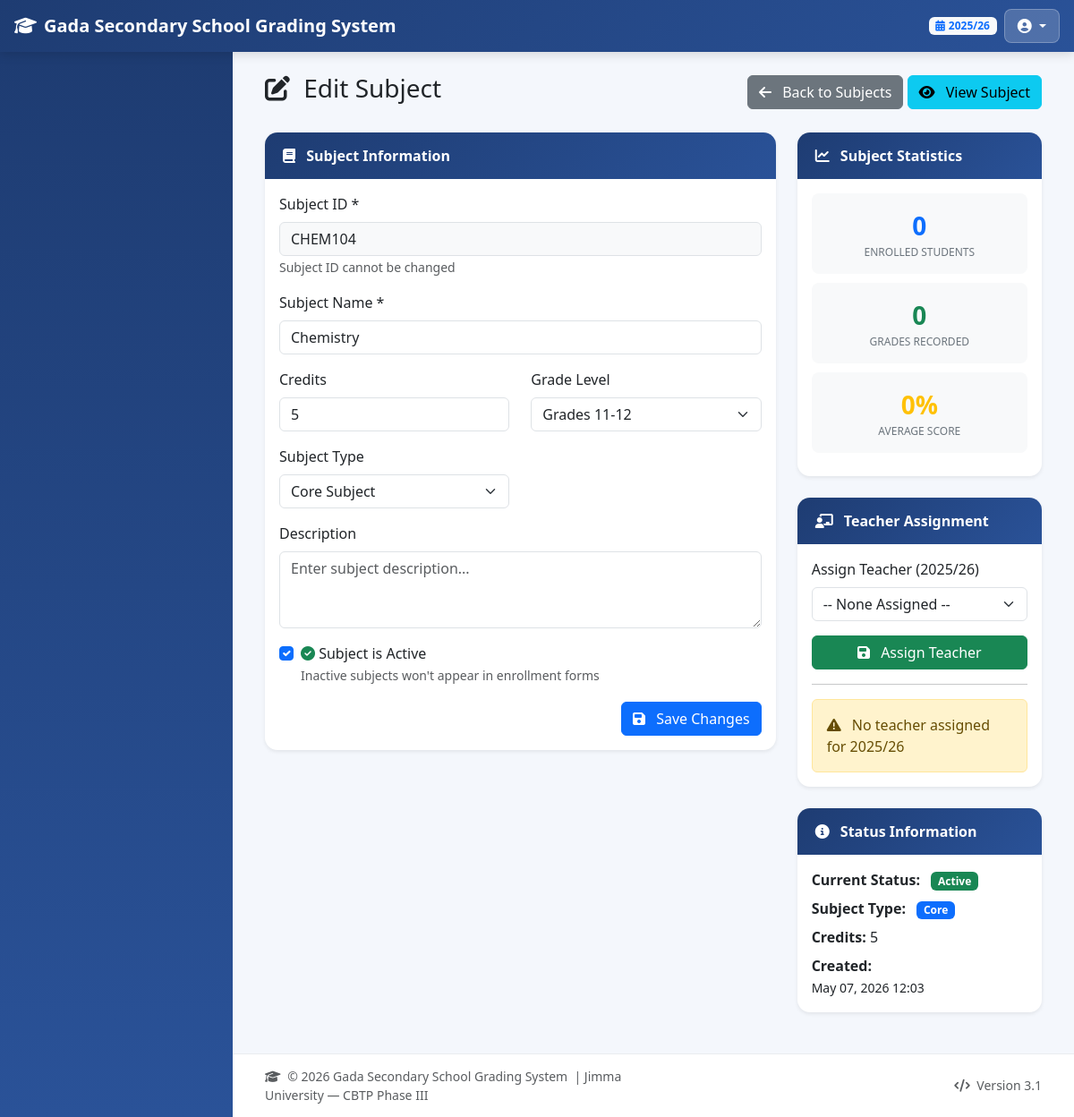
The app's page /admin/edit_subject.php?id=CHEM104 (signed in) with its own data.
### tables this page shows
CREATE TABLE subject (
    subject_id    VARCHAR(20)  PRIMARY KEY,
    subject_name  VARCHAR(100) NOT NULL,
    short_name    VARCHAR(20)  DEFAULT NULL,
    credits       INT          DEFAULT 3,
    grade_level   VARCHAR(10)  DEFAULT '9-12',
    subject_type  ENUM('core','elective','optional') DEFAULT 'core',
    description   TEXT         DEFAULT NULL,
    is_active     BOOLEAN      DEFAULT TRUE,
    created_at    TIMESTAMP    DEFAULT CURRENT_TIMESTAMP,
    INDEX idx_subject_active (is_active)
);

CREATE TABLE academic_year (
    year_id    INT          PRIMARY KEY AUTO_INCREMENT,
    year_name  VARCHAR(20)  UNIQUE NOT NULL,
    start_date DATE,
    end_date   DATE,
    is_current BOOLEAN      DEFAULT FALSE,
    is_active  BOOLEAN      DEFAULT TRUE,
    created_at TIMESTAMP    DEFAULT CURRENT_TIMESTAMP
);

### admin/edit_subject.php (the view, shortened to what this page needs)
<?php
require_once '../includes/header.php';
$conn = db();
$subject_id = isset($_GET['id']) ? $conn->real_escape_string($_GET['id']) : '';
$subjectQuery = $conn->query("SELECT * FROM subject WHERE subject_id = '$subject_id'");
if (!$subjectQuery || $subjectQuery->num_rows == 0) {
    $error = "Subject not found!";
} else {
    $subject = $subjectQuery->fetch_assoc();
}
$yearResult = $conn->query("SELECT year_id, year_name FROM academic_year WHERE is_current = 1 LIMIT 1");
if ($yearResult && $yearResult->num_rows > 0) {
    $currentYear = $yearResult->fetch_assoc();
} else {
    $currentYear = ['year_id' => 2, 'year_name' => '2025/26'];
}
$currentYearId = $currentYear['year_id'];
$assignedTeacher = $conn->query("
    SELECT t.teacher_id, u.full_name
    FROM teacher_subject ts
    JOIN teacher t ON ts.teacher_id = t.teacher_id
    JOIN users u ON t.username = u.username
    WHERE ts.subject_id = '$subject_id'
    AND ts.academic_year_id = $currentYearId
    AND ts.is_primary = 1
    LIMIT 1
");
$currentTeacher = ($assignedTeacher && $assignedTeacher->num_rows > 0) ? $assignedTeacher->fetch_assoc() : null;
$studentCountResult = $conn->query("SELECT COUNT(DISTINCT student_id) as total
                                    FROM student_subject
                                    WHERE subject_id = '$subject_id' AND is_active = 1");
$studentCount = ($studentCountResult && $studentCountResult->num_rows > 0) ? $studentCountResult->fetch_assoc()['total'] : 0;
$gradeCountResult = $conn->query("SELECT COUNT(*) as total FROM mark WHERE subject_id = '$subject_id'");
$gradeCount = ($gradeCountResult && $gradeCountResult->num_rows > 0) ? $gradeCountResult->fetch_assoc()['total'] : 0;
$avgScoreResult = $conn->query("SELECT AVG(score) as avg FROM mark WHERE subject_id = '$subject_id'");
$avgScore = ($avgScoreResult && $avgScoreResult->num_rows > 0) ? round($avgScoreResult->fetch_assoc()['avg'] ?? 0, 1) : 0;
?>
<div class="container-fluid">
    <div class="d-flex justify-content-between align-items-center mb-4">
        <h1 class="h3">
            <i class="fas fa-edit me-2"></i> Edit Subject
        </h1>
        <div>
            <a href="manage_subjects.php" class="btn btn-secondary">
                <i class="fas fa-arrow-left me-2"></i> Back to Subjects
            </a>
            <a href="view_subject.php?id=<?php echo urlencode($subject_id); ?>" class="btn btn-info">
                <i class="fas fa-eye me-2"></i> View Subject
            </a>
        </div>
    </div>
    <?php if (isset($subject)): ?>
        <div class="row">
            <div class="col-md-8">
                <div class="card shadow-sm">
                    <div class="card-header bg-primary text-white">
                        <i class="fas fa-book me-2"></i> Subject Information
                    </div>
                    <div class="card-body">
                        <form method="POST">
                            <div class="row">
                                <div class="col-md-12 mb-3">
                                    <label class="form-label">Subject ID *</label>
                                    <input type="text" class="form-control bg-light"
                                           value="<?php echo htmlspecialchars($subject['subject_id']); ?>"
                                           readonly disabled>
                                    <small class="text-muted">Subject ID cannot be changed</small>
                                </div>
                                <div class="col-md-12 mb-3">
                                    <label class="form-label">Subject Name *</label>
                                    <input type="text" name="subject_name" class="form-control"
                                           value="<?php echo htmlspecialchars($subject['subject_name']); ?>" required>
                                </div>
                                <div class="col-md-6 mb-3">
                                    <label class="form-label">Credits</label>
                                    <input type="number" name="credits" class="form-control"
                                           value="<?php echo $subject['credits']; ?>" min="1" max="10" required>
                                </div>
                                <div class="col-md-6 mb-3">
                                    <label class="form-label">Grade Level</label>
                                    <select name="grade_level" class="form-select">
                                        <option value="11-12" <?php echo ($subject['grade_level'] ?? '') == '11-12' ? 'selected' : ''; ?>>Grades 11-12</option>
                                    </select>
                                </div>
                                <div class="col-md-6 mb-3">
                                    <label class="form-label">Subject Type</label>
                                    <select name="subject_type" class="form-select">
                                        <option value="core" <?php echo ($subject['subject_type'] ?? 'core') == 'core' ? 'selected' : ''; ?>>Core Subject</option>
                                    </select>
                                </div>
                                <div class="col-md-12 mb-3">
                                    <label class="form-label">Description</label>
                                    <textarea name="description" class="form-control" rows="3"
                                              placeholder="Enter subject description..."><?php echo htmlspecialchars($subject['description'] ?? ''); ?></textarea>
                                </div>
                                <div class="col-md-12 mb-3">
                                    <div class="form-check">
                                        <input class="form-check-input" type="checkbox" name="is_active" id="is_active"
                                               value="1" <?php echo ($subject['is_active'] ?? 1) == 1 ? 'checked' : ''; ?>>
                                        <label class="form-check-label" for="is_active">
                                            <i class="fas fa-check-circle text-success"></i> Subject is Active
                                        </label>
                                        <br>
                                        <small class="text-muted">Inactive subjects won't appear in enrollment forms</small>
                                    </div>
                                </div>
                            </div>
                            <div class="text-end">
                                <button type="submit" name="update_subject" class="btn btn-primary">
                                    <i class="fas fa-save me-2"></i> Save Changes
                                </button>
                            </div>
                        </form>
                    </div>
                </div>
            </div>
            <div class="col-md-4">
                <div class="card shadow-sm">
                    <div class="card-header bg-info text-white">
                        <i class="fas fa-chart-line me-2"></i> Subject Statistics
                    </div>
                    <div class="card-body">
                        <div class="stat-card">
                            <div class="stat-number text-primary"><?php echo $studentCount; ?></div>
                            <div class="stat-label">Enrolled Students</div>
                        </div>
                        <div class="stat-card">
                            <div class="stat-number text-success"><?php echo $gradeCount; ?></div>
                            <div class="stat-label">Grades Recorded</div>
                        </div>
                        <div class="stat-card">
                            <div class="stat-number text-warning"><?php echo $avgScore; ?>%</div>
                            <div class="stat-label">Average Score</div>
                        </div>
                    </div>
                </div>
                <div class="card shadow-sm mt-4">
                    <div class="card-header bg-success text-white">
                        <i class="fas fa-chalkboard-user me-2"></i> Teacher Assignment
                    </div>
                    <div class="card-body">
                        <form method="POST">
                            <div class="mb-3">
                                <label class="form-label">
                                    Assign Teacher (<?php echo htmlspecialchars($currentYear['year_name']); ?>)
                                </label>
                                <select name="teacher_id" class="form-select">
                                    <option value="">-- None Assigned --</option>
                                </select>
                            </div>
                            <button type="submit" name="assign_teacher" class="btn btn-success w-100">
                                <i class="fas fa-save me-2"></i> Assign Teacher
                            </button>
                        </form>
                        <?php if ($currentTeacher): ?>
                            <hr>
                            <div class="alert alert-info mb-0">
                                <i class="fas fa-info-circle me-2"></i>
                                <strong>Currently Assigned:</strong><br>
                                <?php echo htmlspecialchars($currentTeacher['full_name']); ?>
                            </div>
                        <?php else: ?>
                            <hr>
                            <div class="alert alert-warning mb-0">
                                <i class="fas fa-exclamation-triangle me-2"></i>
                                No teacher assigned for <?php echo htmlspecialchars($currentYear['year_name']); ?>
                            </div>
                        <?php endif; ?>
                    </div>
                </div>
                <div class="card shadow-sm mt-4">
                    <div class="card-header bg-secondary text-white">
                        <i class="fas fa-info-circle me-2"></i> Status Information
                    </div>
                    <div class="card-body">
                        <div class="mb-2">
                            <strong>Current Status:</strong>
                            <span class="badge bg-<?php echo ($subject['is_active'] ?? 1) == 1 ? 'success' : 'danger'; ?> ms-2">
                                <?php echo ($subject['is_active'] ?? 1) == 1 ? 'Active' : 'Inactive'; ?>
                            </span>
                        </div>
                        <div class="mb-2">
                            <strong>Subject Type:</strong>
                            <span class="badge bg-<?php echo ($subject['subject_type'] ?? 'core') == 'core' ? 'primary' : 'warning'; ?> ms-2">
                                <?php echo ucfirst($subject['subject_type'] ?? 'Core'); ?>
                            </span>
                        </div>
                        <div class="mb-2">
                            <strong>Credits:</strong>
                            <?php echo $subject['credits']; ?>
                        </div>
                        <?php if (isset($subject['created_at']) && $subject['created_at']): ?>
                        <div>
                            <strong>Created:</strong><br>
                            <small><?php echo date('M d, Y H:i', strtotime($subject['created_at'])); ?></small>
                        </div>
                        <?php endif; ?>
                    </div>
                </div>
            </div>
        </div>
    <?php endif; ?>
</div>
<?php require_once '../includes/footer.php'; ?>

### includes/header.php (style rules this page uses)
:root { --primary: #1e3c72; --secondary: #2a5298; --sidebar-w: 260px; --navbar-h: 58px; }
* { margin: 0; padding: 0; box-sizing: border-box; }
body { font-family: 'Segoe UI', system-ui, -apple-system, sans-serif; background: #f4f7fc; overflow-x: hidden; }
.card { border: none; border-radius: 14px; box-shadow: 0 4px 18px rgba(0,0,0,.07); margin-bottom: 22px; }
.card-header { background: linear-gradient(135deg, var(--primary), var(--secondary)) !important; border-radius: 14px 14px 0 0 !important; padding: 14px 20px; font-weight: 600; color: #fff; border: none; }

### admin/edit_subject.php (style rules this page uses)
.stat-card { text-align: center; padding: 15px; border-radius: 8px; background: #f8f9fa; margin-bottom: 10px; }
.stat-number { font-size: 28px; font-weight: bold; margin: 0; }
.stat-label { color: #6c757d; font-size: 12px; text-transform: uppercase; margin: 0; }

### records on screen
subject: subject_id "CHEM104", subject_name "Chemistry", credits "5", grade_level "Grades 11-12", subject_type "Core Subject", is_active "☑", subject_type "Core", created_at "May 07, 2026 12:03"
academic_year: year_name "2025/26"

### other values on screen
APP_NAME "Gada Secondary School Grading System"
CURRENT_ACADEMIC_YEAR "2025/26"
$studentCount "0"
$gradeCount "0"
$avgScore "0"
